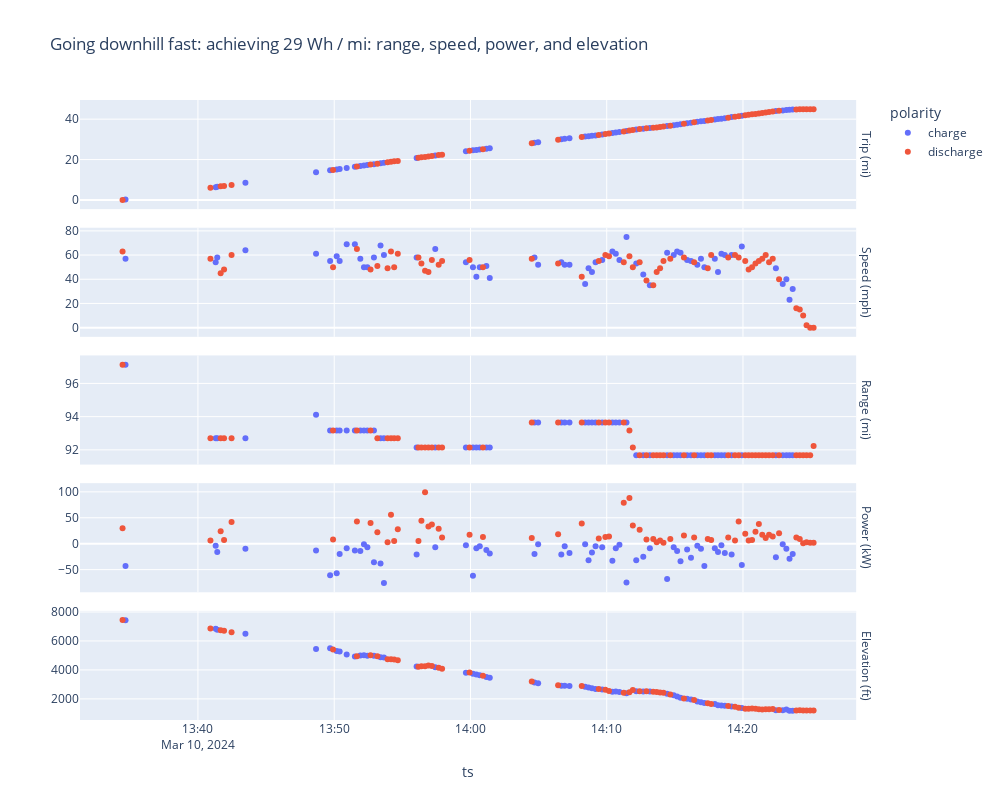

Notebook source saved alongside this figure:
### Markdown cell above
Now we'll make the plot:

1. We create a Plotly Express scatter `fig`
2. We give it our `df`
3. We want to plot time `ts` on the x-axis
4. We plot our tidy `reading` on the y-axis
5. We plot each `sensor` individually using `facet_row`
   1. Trip (mi)
   2. Speed (mph)
   3. Range (mi)
   4. Power (kW)
   5. Elevation (ft)
6. We color code each point
   1. Red for positive battery discharge power
   2. Blue for negative battery charge power

### Code cell
fig = px.scatter(
    df,
    x="ts",
    y="reading",
    facet_row="sensor",
    color="polarity",
    title="Going downhill fast: achieving 29 Wh / mi: range, speed, power, and elevation",
    height=800,
    width=1000,
    category_orders={
        "sensor": ["Trip (mi)", "Speed (mph)", "Range (mi)", "Power (kW)", "Elevation (ft)"],
        "polarity": ["charge", "discharge"]
    },
)
fig.update_yaxes(matches=None, title="")
fig.for_each_annotation(lambda a: a.update(text=a.text.split("=")[1]))
fig.show()
